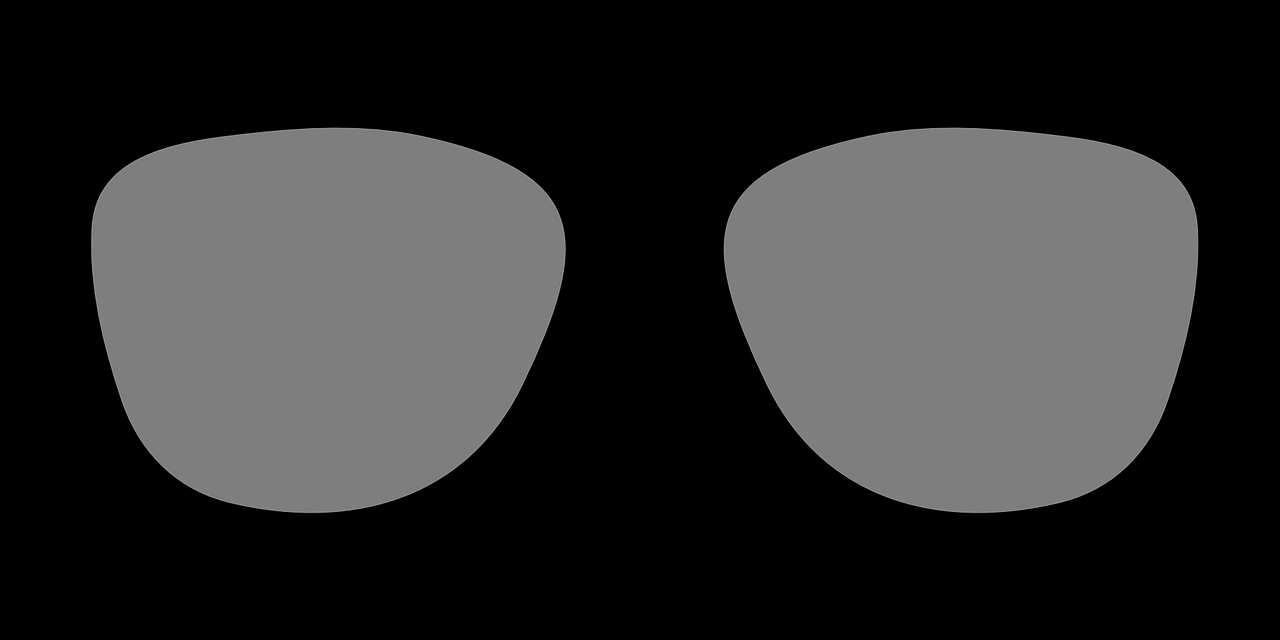
#> input picture td6/images/images/sunglasses.png, 1280 x 640 px, found by its file name
$ python ex3.py
#> lines starting #> are read from the running program, lines starting #| are printed output that depends on the picture; after the words box and inside, x2 and y2 are one past the last pixel; in counts of white or black regions, pixels touching at a corner belong together
import cv2
import matplotlib.pyplot as plt

# Charger les classifieurs Haarcascade
face_cascade = cv2.CascadeClassifier(
    "C:/Users/georg/projets/m1/2025/trait_img/td6/haarcascades/haarcascades/haarcascade_frontalface_alt.xml"
)

eye_cascade = cv2.CascadeClassifier(
    "C:/Users/georg/projets/m1/2025/trait_img/td6/haarcascades/haarcascades/haarcascade_eye_tree_eyeglasses.xml"
)

# Charger l'image des lunettes
sunglasses = cv2.imread(
    "C:/Users/georg/projets/m1/2025/trait_img/td6/images/images/sunglasses.png",
    cv2.IMREAD_UNCHANGED,
)  # Inclut canal alpha (transparence)
#> sunglasses is the input picture: shape (640, 1280, 4); mean B, G, R, A 45.6, 45.6, 45.6, 116.8

# Ouvrir la vidéo
video = cv2.VideoCapture(0)


# Fonction pour redimensionner et superposer les lunettes
def overlay_image(background, overlay, x, y, w, h):
    overlay_resized = cv2.resize(overlay, (w, h))  # Redimensionner les lunettes
    for i in range(overlay_resized.shape[0]):
        for j in range(overlay_resized.shape[1]):
            if overlay_resized[i, j, 3] != 0:  # Vérifie la transparence (canal alpha)
                background[y + i, x + j] = overlay_resized[i, j, :3]


# Lire et afficher chaque image de la vidéo avec Matplotlib
fig, ax = plt.subplots()

while video.isOpened():
    ret, frame = video.read()
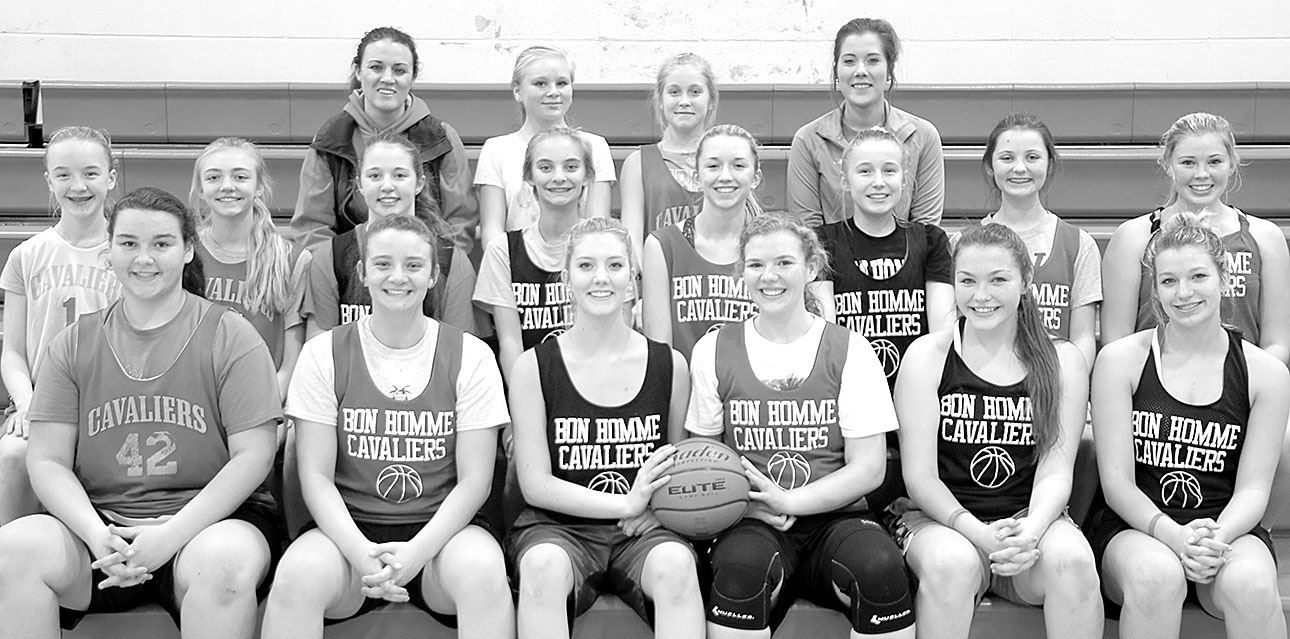
#> input picture td6/images/images/multiple.jpg, 1290 x 639 px, given in place of the camera
#> frame is the input picture: shape (639, 1290, 3); min 0, max 255, mean 169
    if not ret:
        break

    # Convertir l'image en niveaux de gris
    gray = cv2.cvtColor(frame, cv2.COLOR_BGR2GRAY)

    # Détection des visages
    faces = face_cascade.detectMultiScale(
        gray, scaleFactor=1.1, minNeighbors=5, minSize=(100, 100)
    )
#> faces = [[92, 199, 108, 108]]

    for x, y, w, h in faces:
        # Détection des yeux dans le visage
        roi_gray = gray[y : y + h, x : x + w]
        eyes = eye_cascade.detectMultiScale(roi_gray)

        if len(eyes) >= 2:  # Si au moins 2 yeux sont détectés
            # Ajuster la position et la taille des lunettes
            glasses_width = w
            glasses_height = int(h / 3)  # Ajuster la hauteur des lunettes
            y_offset = int(h / 3)  # Décaler vers le haut
            overlay_image(
                frame, sunglasses, x, y + y_offset, glasses_width, glasses_height
            )
#> this loop made 1 pass
#> (x, y, w, h, eyes, glasses_width, glasses_height, y_offset) on pass 1: (92, 199, 108, 108, [[28, 35, 20, 20], [58, 34, 22, 22]], 108, 36, 36)
#> pass 1, `roi_gray = gray[y : y + h, x : x + w]`:
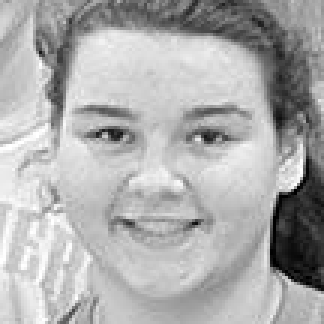
#> roi_gray: shape (108, 108) (shown 3 times larger); min 0, max 255, mean 172.9
#> pass 1, in overlay_image, `overlay_resized = cv2.resize(overlay, (w, h))`:
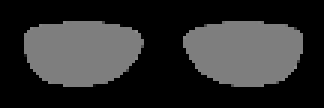
#> overlay_resized: shape (36, 108, 4) (shown 3 times larger); mean B, G, R, A 45.9, 45.9, 45.9, 116.5
#> after the loop:
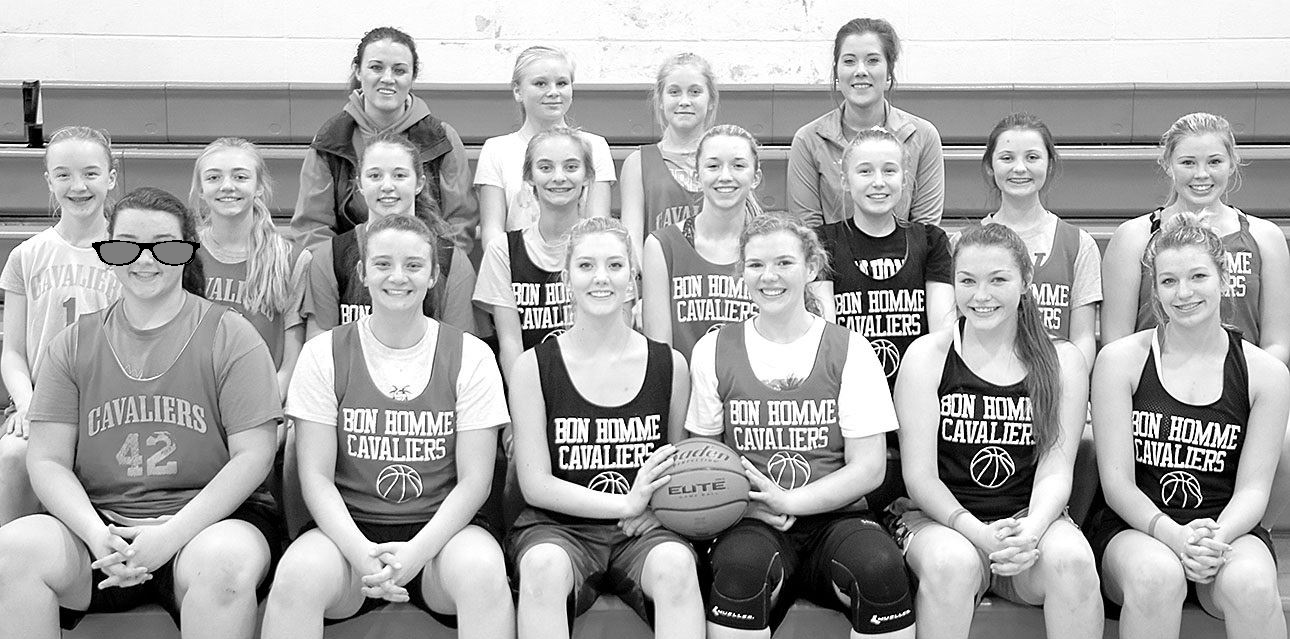
#> frame: shape (639, 1290, 3); 0.25% of pixels changed, all inside (x1, y1, x2, y2) = (92, 240, 200, 266)

    # Convertir l'image BGR en RGB pour Matplotlib
    frame_rgb = cv2.cvtColor(frame, cv2.COLOR_BGR2RGB)

    # Afficher l'image dans Matplotlib
    ax.clear()
    ax.imshow(frame_rgb)
    ax.axis("off")
    plt.pause(0.03)  # Pause pour créer l'effet vidéo
